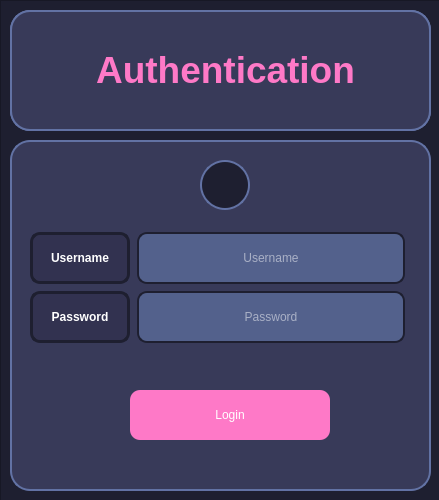
<?xml version="1.0" encoding="UTF-8"?>
<ui version="4.0">
 <class>MainWindow</class>
 <widget class="QMainWindow" name="MainWindow">
  <property name="geometry">
   <rect>
    <x>0</x>
    <y>0</y>
    <width>439</width>
    <height>500</height>
   </rect>
  </property>
  <property name="minimumSize">
   <size>
    <width>439</width>
    <height>500</height>
   </size>
  </property>
  <property name="maximumSize">
   <size>
    <width>439</width>
    <height>500</height>
   </size>
  </property>
  <property name="windowTitle">
   <string>MainWindow</string>
  </property>
  <widget class="QWidget" name="centralwidget">
   <widget class="QFrame" name="main_body_2">
    <property name="geometry">
     <rect>
      <x>0</x>
      <y>0</y>
      <width>441</width>
      <height>501</height>
     </rect>
    </property>
    <property name="styleSheet">
     <string notr="true">background-color: rgb(30, 31, 48);</string>
    </property>
    <property name="frameShape">
     <enum>QFrame::StyledPanel</enum>
    </property>
    <property name="frameShadow">
     <enum>QFrame::Raised</enum>
    </property>
    <widget class="QWidget" name="widget" native="true">
     <property name="geometry">
      <rect>
       <x>10</x>
       <y>10</y>
       <width>421</width>
       <height>121</height>
      </rect>
     </property>
     <property name="styleSheet">
      <string notr="true">QWidget{	
	background-color: rgb(56, 58, 89);
	color: rgb(255, 255, 255);
	border: 2px solid rgb(98, 114, 164);
	border-radius: 20px;
}
QPushButton{	
	color: rgb(255, 255, 255);
	background-color: rgb(254, 121, 199);
	border: none;
	border-radius: 10px;
}
 QPushButton:hover {
	border: 2px solid rgb(254, 121, 199);
	background-color: rgb(255, 162, 255);
}
 QPushButton:pressed {
	background-color: rgb(229, 109, 181);
 }

QLabel{
	padding: 10px;
	border: none;
}</string>
     </property>
     <widget class="QLabel" name="login_response_msg_2">
      <property name="geometry">
       <rect>
        <x>20</x>
        <y>10</y>
        <width>374</width>
        <height>51</height>
       </rect>
      </property>
      <property name="font">
       <font>
        <family>Proxima Nova Lt</family>
        <pointsize>10</pointsize>
        <weight>3</weight>
        <italic>false</italic>
        <bold>false</bold>
       </font>
      </property>
      <property name="styleSheet">
       <string notr="true">font: 25 10pt &quot;Proxima Nova Lt&quot;;</string>
      </property>
      <property name="text">
       <string>Login Response Message</string>
      </property>
      <property name="alignment">
       <set>Qt::AlignCenter</set>
      </property>
     </widget>
     <widget class="QPushButton" name="login_res_ok_btn_2">
      <property name="geometry">
       <rect>
        <x>170</x>
        <y>60</y>
        <width>80</width>
        <height>50</height>
       </rect>
      </property>
      <property name="sizePolicy">
       <sizepolicy hsizetype="Minimum" vsizetype="Ignored">
        <horstretch>0</horstretch>
        <verstretch>0</verstretch>
       </sizepolicy>
      </property>
      <property name="minimumSize">
       <size>
        <width>80</width>
        <height>50</height>
       </size>
      </property>
      <property name="maximumSize">
       <size>
        <width>80</width>
        <height>50</height>
       </size>
      </property>
      <property name="font">
       <font>
        <weight>75</weight>
        <bold>true</bold>
       </font>
      </property>
      <property name="cursor">
       <cursorShape>PointingHandCursor</cursorShape>
      </property>
      <property name="styleSheet">
       <string notr="true"> QPushButton#login_res_ok_btn {
     background-color: rgb(28, 89, 130);
 }
 QPushButton#login_res_ok_btn:pressed {
     background-color: RGB(255, 0, 0);     
 }
 QPushButton#login_res_ok_btn:hover {
     background-color: rgb(127, 179, 213);
 }

</string>
      </property>
      <property name="text">
       <string>Ok</string>
      </property>
     </widget>
     <widget class="QWidget" name="widget_3" native="true">
      <property name="geometry">
       <rect>
        <x>0</x>
        <y>0</y>
        <width>421</width>
        <height>121</height>
       </rect>
      </property>
      <property name="styleSheet">
       <string notr="true">QWidget{	
	background-color: rgb(56, 58, 89);
	color: rgb(255, 255, 255);
	border: 2px solid rgb(98, 114, 164);
	border-radius: 20px;
}
QPushButton{	
	color: rgb(255, 255, 255);
	background-color: rgb(254, 121, 199);
	border: none;
	border-radius: 10px;
}
 QPushButton:hover {
	border: 2px solid rgb(254, 121, 199);
	background-color: rgb(255, 162, 255);
}
 QPushButton:pressed {
	background-color: rgb(229, 109, 181);
 }

QLabel{
	padding: 10px;
	border: none;
}</string>
      </property>
      <widget class="QLabel" name="label_title">
       <property name="geometry">
        <rect>
         <x>30</x>
         <y>10</y>
         <width>371</width>
         <height>101</height>
        </rect>
       </property>
       <property name="font">
        <font>
         <family>Segoe UI</family>
         <pointsize>40</pointsize>
        </font>
       </property>
       <property name="styleSheet">
        <string notr="true">color: rgb(254, 121, 199);</string>
       </property>
       <property name="text">
        <string>&lt;html&gt;&lt;head/&gt;&lt;body&gt;&lt;p&gt;&lt;span style=&quot; font-size:28pt; font-weight:600;&quot;&gt;Authentication&lt;/span&gt;&lt;/p&gt;&lt;/body&gt;&lt;/html&gt;</string>
       </property>
       <property name="alignment">
        <set>Qt::AlignCenter</set>
       </property>
      </widget>
     </widget>
    </widget>
    <widget class="QWidget" name="widget_2" native="true">
     <property name="geometry">
      <rect>
       <x>10</x>
       <y>140</y>
       <width>421</width>
       <height>351</height>
      </rect>
     </property>
     <property name="styleSheet">
      <string notr="true">QWidget{	
	background-color: rgb(56, 58, 89);
	color: rgb(255, 255, 255);
	border: 2px solid rgb(98, 114, 164);
	border-radius: 20px;
}
QLineEdit {
	border: 2px solid rgb(30, 31, 48);
	border-radius: 10px;
	padding: 15px;
	background-color: rgb(98, 114, 164);
	color: rgb(255, 255, 255);
}
QLineEdit:hover {
	border: 2px solid rgb(30, 31, 48);
}
QLineEdit:focus {
	border: 2px solid rgb(206, 206, 206);
	color: rgb(200, 200, 200);
}
QPushButton{	
	color: rgb(255, 255, 255);
	background-color: rgb(254, 121, 199);
	border: none;
	border-radius: 10px;
}
 QPushButton:hover {
	border: 2px solid rgb(254, 121, 199);
	background-color: rgb(255, 162, 255);
}
 QPushButton:pressed {
	background-color: rgb(229, 109, 181);
 }
QLabel{
	border:3px solid  rgb(30, 31, 48);
	border-radius: 10px;
	background-color: rgb(50, 50, 80);
}
QCheckBox{
	color: rgb(255, 255, 255);
	padding: 10px;
}
QCheckBox::indicator {
    border: 3px solid rgb(0, 93, 159);
	width: 20px;
	height: 20px;
	border-radius: 10px;
    background:rgb(0, 0, 0);
}
QCheckBox::indicator:hover {
    border: 3px solid rgb(255, 255, 255);
}
</string>
     </property>
     <widget class="QFrame" name="profile_icon_frame_3">
      <property name="geometry">
       <rect>
        <x>190</x>
        <y>20</y>
        <width>50</width>
        <height>50</height>
       </rect>
      </property>
      <property name="minimumSize">
       <size>
        <width>50</width>
        <height>50</height>
       </size>
      </property>
      <property name="maximumSize">
       <size>
        <width>50</width>
        <height>50</height>
       </size>
      </property>
      <property name="styleSheet">
       <string notr="true">image: url(:/initial_screen/icons/cil-user.png);
border-radius: 25px;
image: url(:/initial_screen/icons/cil-user.png);
background-color: rgb(30, 31, 48);
border: 2px solid rgb(98, 114, 164);</string>
      </property>
      <property name="frameShape">
       <enum>QFrame::StyledPanel</enum>
      </property>
      <property name="frameShadow">
       <enum>QFrame::Raised</enum>
      </property>
     </widget>
     <widget class="QLabel" name="label_7">
      <property name="geometry">
       <rect>
        <x>20</x>
        <y>151</y>
        <width>100</width>
        <height>52</height>
       </rect>
      </property>
      <property name="minimumSize">
       <size>
        <width>100</width>
        <height>50</height>
       </size>
      </property>
      <property name="font">
       <font>
        <weight>75</weight>
        <bold>true</bold>
       </font>
      </property>
      <property name="styleSheet">
       <string notr="true"/>
      </property>
      <property name="text">
       <string>Password</string>
      </property>
      <property name="alignment">
       <set>Qt::AlignCenter</set>
      </property>
     </widget>
     <widget class="QLineEdit" name="username_3">
      <property name="geometry">
       <rect>
        <x>127</x>
        <y>92</y>
        <width>268</width>
        <height>52</height>
       </rect>
      </property>
      <property name="minimumSize">
       <size>
        <width>170</width>
        <height>50</height>
       </size>
      </property>
      <property name="maximumSize">
       <size>
        <width>99999</width>
        <height>16777215</height>
       </size>
      </property>
      <property name="styleSheet">
       <string notr="true">QLineEdit {background-color: rgb(83, 97, 140);}
QLineEdit:hover {background-color: rgb(98, 114, 164);}
</string>
      </property>
      <property name="alignment">
       <set>Qt::AlignCenter</set>
      </property>
      <property name="placeholderText">
       <string>Username</string>
      </property>
     </widget>
     <widget class="QLineEdit" name="password_3">
      <property name="geometry">
       <rect>
        <x>127</x>
        <y>151</y>
        <width>268</width>
        <height>52</height>
       </rect>
      </property>
      <property name="minimumSize">
       <size>
        <width>170</width>
        <height>50</height>
       </size>
      </property>
      <property name="maximumSize">
       <size>
        <width>999</width>
        <height>16777215</height>
       </size>
      </property>
      <property name="styleSheet">
       <string notr="true">QLineEdit {background-color: rgb(83, 97, 140);}
QLineEdit:hover {background-color: rgb(98, 114, 164);}
</string>
      </property>
      <property name="echoMode">
       <enum>QLineEdit::Password</enum>
      </property>
      <property name="alignment">
       <set>Qt::AlignCenter</set>
      </property>
      <property name="placeholderText">
       <string>Password</string>
      </property>
     </widget>
     <widget class="QLabel" name="label_4">
      <property name="geometry">
       <rect>
        <x>20</x>
        <y>92</y>
        <width>100</width>
        <height>52</height>
       </rect>
      </property>
      <property name="minimumSize">
       <size>
        <width>100</width>
        <height>50</height>
       </size>
      </property>
      <property name="font">
       <font>
        <weight>75</weight>
        <bold>true</bold>
       </font>
      </property>
      <property name="styleSheet">
       <string notr="true"/>
      </property>
      <property name="text">
       <string>Username</string>
      </property>
      <property name="alignment">
       <set>Qt::AlignCenter</set>
      </property>
     </widget>
     <widget class="QPushButton" name="login_btn_3">
      <property name="enabled">
       <bool>true</bool>
      </property>
      <property name="geometry">
       <rect>
        <x>120</x>
        <y>250</y>
        <width>200</width>
        <height>50</height>
       </rect>
      </property>
      <property name="minimumSize">
       <size>
        <width>0</width>
        <height>50</height>
       </size>
      </property>
      <property name="maximumSize">
       <size>
        <width>200</width>
        <height>16777215</height>
       </size>
      </property>
      <property name="cursor">
       <cursorShape>PointingHandCursor</cursorShape>
      </property>
      <property name="styleSheet">
       <string notr="true"> QPushButton#login_btn_2 {
     background-color: rgb(0, 2, 42 );
 }
 QPushButton#login_btn_2:pressed {
     background-color: rgb(224, 0, 0);     
 }
 QPushButton#login_btn_2:hover {
     background-color: rgb(93, 109, 126 );
 }</string>
      </property>
      <property name="text">
       <string>Login</string>
      </property>
     </widget>
    </widget>
   </widget>
  </widget>
 </widget>
 <resources>
  <include location="vu.qrc"/>
 </resources>
 <connections/>
</ui>
